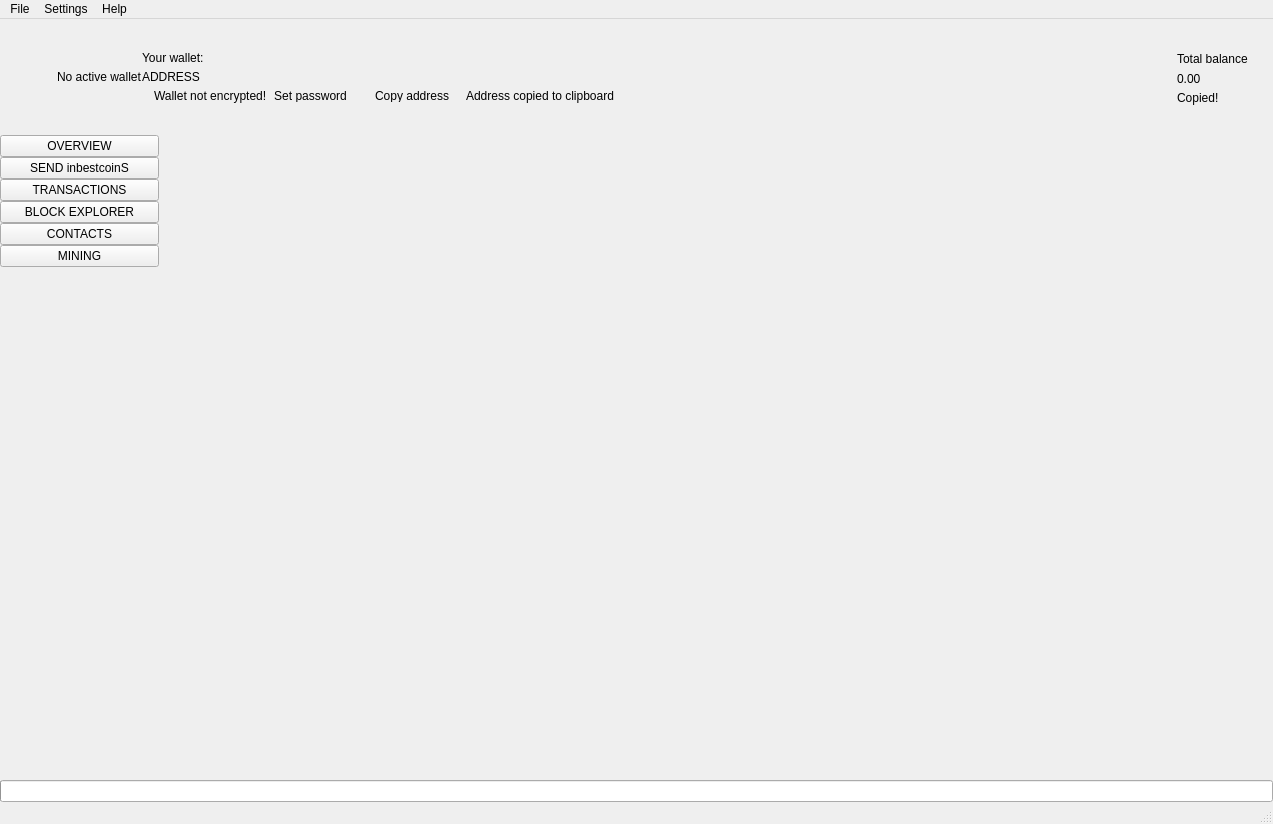
 <widget class="QMainWindow" name="MainWindow">
  <property name="geometry">
   <rect>
    <x>0</x>
    <y>0</y>
    <width>1273</width>
    <height>824</height>
   </rect>
  </property>
  <property name="sizePolicy">
   <sizepolicy hsizetype="Preferred" vsizetype="Preferred">
    <horstretch>0</horstretch>
    <verstretch>0</verstretch>
   </sizepolicy>
  </property>
  <property name="minimumSize">
   <size>
    <width>1260</width>
    <height>600</height>
   </size>
  </property>
  <property name="maximumSize">
   <size>
    <width>16777215</width>
    <height>16777215</height>
   </size>
  </property>
  <property name="windowTitle">
   <string>MainWindow</string>
  </property>
  <property name="windowIcon">
   <iconset>
    <normaloff>:/images/inbestcoin</normaloff>:/images/inbestcoin</iconset>
  </property>
  <widget class="QWidget" name="centralwidget">
   <layout class="QVBoxLayout" name="verticalLayout_2">
    <property name="spacing">
     <number>0</number>
    </property>
    <property name="leftMargin">
     <number>0</number>
    </property>
    <property name="topMargin">
     <number>0</number>
    </property>
    <property name="rightMargin">
     <number>0</number>
    </property>
    <property name="bottomMargin">
     <number>0</number>
    </property>
    <item>
     <widget class="QFrame" name="m_headerFrame">
      <property name="minimumSize">
       <size>
        <width>0</width>
        <height>116</height>
       </size>
      </property>
      <property name="maximumSize">
       <size>
        <width>16777215</width>
        <height>116</height>
       </size>
      </property>
      <property name="frameShape">
       <enum>QFrame::NoFrame</enum>
      </property>
      <property name="frameShadow">
       <enum>QFrame::Raised</enum>
      </property>
      <layout class="QHBoxLayout" name="horizontalLayout_3">
       <property name="spacing">
        <number>0</number>
       </property>
       <property name="leftMargin">
        <number>0</number>
       </property>
       <property name="topMargin">
        <number>0</number>
       </property>
       <property name="rightMargin">
        <number>25</number>
       </property>
       <property name="bottomMargin">
        <number>0</number>
       </property>
       <item>
        <spacer name="horizontalSpacer_2">
         <property name="orientation">
          <enum>Qt::Horizontal</enum>
         </property>
         <property name="sizeType">
          <enum>QSizePolicy::Fixed</enum>
         </property>
         <property name="sizeHint" stdset="0">
          <size>
           <width>30</width>
           <height>20</height>
          </size>
         </property>
        </spacer>
       </item>
       <item>
        <widget class="QLabel" name="m_logoLabel">
         <property name="text">
          <string/>
         </property>
        </widget>
       </item>
       <item>
        <spacer name="horizontalSpacer_5">
         <property name="orientation">
          <enum>Qt::Horizontal</enum>
         </property>
         <property name="sizeType">
          <enum>QSizePolicy::Fixed</enum>
         </property>
         <property name="sizeHint" stdset="0">
          <size>
           <width>20</width>
           <height>20</height>
          </size>
         </property>
        </spacer>
       </item>
       <item>
        <widget class="WalletGui::WalletSmallGrayTextLabel" name="m_noWalletLabel">
         <property name="text">
          <string>No active wallet</string>
         </property>
        </widget>
       </item>
       <item>
        <widget class="QFrame" name="m_walletFrame">
         <property name="frameShape">
          <enum>QFrame::NoFrame</enum>
         </property>
         <property name="frameShadow">
          <enum>QFrame::Raised</enum>
         </property>
         <layout class="QVBoxLayout" name="verticalLayout_3">
          <property name="spacing">
           <number>5</number>
          </property>
          <property name="leftMargin">
           <number>0</number>
          </property>
          <property name="topMargin">
           <number>0</number>
          </property>
          <property name="rightMargin">
           <number>0</number>
          </property>
          <property name="bottomMargin">
           <number>0</number>
          </property>
          <item>
           <spacer name="verticalSpacer_3">
            <property name="orientation">
             <enum>Qt::Vertical</enum>
            </property>
            <property name="sizeType">
             <enum>QSizePolicy::Minimum</enum>
            </property>
            <property name="sizeHint" stdset="0">
             <size>
              <width>20</width>
              <height>40</height>
             </size>
            </property>
           </spacer>
          </item>
          <item>
           <widget class="WalletGui::WalletSmallGrayTextLabel" name="m_walletLabel">
            <property name="text">
             <string>Your wallet:</string>
            </property>
            <property name="indent">
             <number>0</number>
            </property>
           </widget>
          </item>
          <item>
           <widget class="QLabel" name="m_addressLabel">
            <property name="sizePolicy">
             <sizepolicy hsizetype="Preferred" vsizetype="Preferred">
              <horstretch>0</horstretch>
              <verstretch>0</verstretch>
             </sizepolicy>
            </property>
            <property name="cursor">
             <cursorShape>PointingHandCursor</cursorShape>
            </property>
            <property name="toolTip">
             <string>Click to copy</string>
            </property>
            <property name="text">
             <string>ADDRESS</string>
            </property>
            <property name="indent">
             <number>0</number>
            </property>
           </widget>
          </item>
          <item>
           <layout class="QHBoxLayout" name="horizontalLayout_2">
            <property name="spacing">
             <number>0</number>
            </property>
            <item alignment="Qt::AlignTop">
             <widget class="QFrame" name="m_notEncryptedFrame">
              <property name="frameShape">
               <enum>QFrame::NoFrame</enum>
              </property>
              <property name="frameShadow">
               <enum>QFrame::Raised</enum>
              </property>
              <layout class="QHBoxLayout" name="horizontalLayout_4">
               <property name="spacing">
                <number>0</number>
               </property>
               <property name="leftMargin">
                <number>0</number>
               </property>
               <property name="topMargin">
                <number>0</number>
               </property>
               <property name="rightMargin">
                <number>0</number>
               </property>
               <property name="bottomMargin">
                <number>0</number>
               </property>
               <item alignment="Qt::AlignVCenter">
                <widget class="QLabel" name="m_notEncryptedIconLabel">
                 <property name="text">
                  <string/>
                 </property>
                 <property name="pixmap">
                  <pixmap resource="../../resources.qrc">:/icons/lock_open_gray</pixmap>
                 </property>
                 <property name="alignment">
                  <set>Qt::AlignLeading|Qt::AlignLeft|Qt::AlignVCenter</set>
                 </property>
                </widget>
               </item>
               <item>
                <spacer name="horizontalSpacer_11">
                 <property name="orientation">
                  <enum>Qt::Horizontal</enum>
                 </property>
                 <property name="sizeType">
                  <enum>QSizePolicy::Fixed</enum>
                 </property>
                 <property name="sizeHint" stdset="0">
                  <size>
                   <width>5</width>
                   <height>3</height>
                  </size>
                 </property>
                </spacer>
               </item>
               <item alignment="Qt::AlignVCenter">
                <widget class="WalletGui::WalletTinyGrayTextLabel" name="m_notEncryptedTextLabel">
                 <property name="text">
                  <string>Wallet not encrypted!</string>
                 </property>
                 <property name="alignment">
                  <set>Qt::AlignLeading|Qt::AlignLeft|Qt::AlignVCenter</set>
                 </property>
                </widget>
               </item>
               <item>
                <spacer name="horizontalSpacer_9">
                 <property name="orientation">
                  <enum>Qt::Horizontal</enum>
                 </property>
                 <property name="sizeType">
                  <enum>QSizePolicy::Fixed</enum>
                 </property>
                 <property name="sizeHint" stdset="0">
                  <size>
                   <width>3</width>
                   <height>3</height>
                  </size>
                 </property>
                </spacer>
               </item>
               <item alignment="Qt::AlignVCenter">
                <widget class="WalletGui::WalletTinyLinkLikeButton" name="m_encryptButton">
                 <property name="sizePolicy">
                  <sizepolicy hsizetype="Minimum" vsizetype="Minimum">
                   <horstretch>0</horstretch>
                   <verstretch>0</verstretch>
                  </sizepolicy>
                 </property>
                 <property name="minimumSize">
                  <size>
                   <width>0</width>
                   <height>3</height>
                  </size>
                 </property>
                 <property name="cursor">
                  <cursorShape>PointingHandCursor</cursorShape>
                 </property>
                 <property name="text">
                  <string>Set password</string>
                 </property>
                 <property name="flat">
                  <bool>true</bool>
                 </property>
                </widget>
               </item>
               <item>
                <spacer name="horizontalSpacer_10">
                 <property name="orientation">
                  <enum>Qt::Horizontal</enum>
                 </property>
                 <property name="sizeType">
                  <enum>QSizePolicy::Fixed</enum>
                 </property>
                 <property name="sizeHint" stdset="0">
                  <size>
                   <width>20</width>
                   <height>3</height>
                  </size>
                 </property>
                </spacer>
               </item>
              </layout>
             </widget>
            </item>
            <item alignment="Qt::AlignVCenter">
             <widget class="WalletGui::WalletTinyLinkLikeButton" name="m_copyAddressButton">
              <property name="sizePolicy">
               <sizepolicy hsizetype="Minimum" vsizetype="Minimum">
                <horstretch>0</horstretch>
                <verstretch>0</verstretch>
               </sizepolicy>
              </property>
              <property name="minimumSize">
               <size>
                <width>0</width>
                <height>3</height>
               </size>
              </property>
              <property name="cursor">
               <cursorShape>PointingHandCursor</cursorShape>
              </property>
              <property name="focusPolicy">
               <enum>Qt::NoFocus</enum>
              </property>
              <property name="autoFillBackground">
               <bool>true</bool>
              </property>
              <property name="text">
               <string>Copy address</string>
              </property>
              <property name="flat">
               <bool>true</bool>
              </property>
             </widget>
            </item>
            <item>
             <spacer name="horizontalSpacer_7">
              <property name="orientation">
               <enum>Qt::Horizontal</enum>
              </property>
              <property name="sizeType">
               <enum>QSizePolicy::Fixed</enum>
              </property>
              <property name="sizeHint" stdset="0">
               <size>
                <width>13</width>
                <height>3</height>
               </size>
              </property>
             </spacer>
            </item>
            <item alignment="Qt::AlignVCenter">
             <widget class="WalletGui::CopyMagicLabel" name="m_copyAddressLabel">
              <property name="text">
               <string>Address copied to clipboard</string>
              </property>
              <property name="alignment">
               <set>Qt::AlignLeading|Qt::AlignLeft|Qt::AlignVCenter</set>
              </property>
             </widget>
            </item>
            <item>
             <spacer name="horizontalSpacer">
              <property name="orientation">
               <enum>Qt::Horizontal</enum>
              </property>
              <property name="sizeHint" stdset="0">
               <size>
                <width>40</width>
                <height>3</height>
               </size>
              </property>
             </spacer>
            </item>
           </layout>
          </item>
          <item>
           <spacer name="verticalSpacer_2">
            <property name="orientation">
             <enum>Qt::Vertical</enum>
            </property>
            <property name="sizeType">
             <enum>QSizePolicy::Minimum</enum>
            </property>
            <property name="sizeHint" stdset="0">
             <size>
              <width>20</width>
              <height>40</height>
             </size>
            </property>
           </spacer>
          </item>
         </layout>
        </widget>
       </item>
       <item>
        <spacer name="horizontalSpacer_3">
         <property name="orientation">
          <enum>Qt::Horizontal</enum>
         </property>
         <property name="sizeType">
          <enum>QSizePolicy::Expanding</enum>
         </property>
         <property name="sizeHint" stdset="0">
          <size>
           <width>34</width>
           <height>20</height>
          </size>
         </property>
        </spacer>
       </item>
       <item>
        <spacer name="horizontalSpacer_8">
         <property name="orientation">
          <enum>Qt::Horizontal</enum>
         </property>
         <property name="sizeType">
          <enum>QSizePolicy::Fixed</enum>
         </property>
         <property name="sizeHint" stdset="0">
          <size>
           <width>34</width>
           <height>20</height>
          </size>
         </property>
        </spacer>
       </item>
       <item alignment="Qt::AlignRight|Qt::AlignVCenter">
        <widget class="QFrame" name="m_balanceFrame">
         <layout class="QGridLayout" name="gridLayout">
          <property name="leftMargin">
           <number>0</number>
          </property>
          <property name="topMargin">
           <number>30</number>
          </property>
          <property name="rightMargin">
           <number>0</number>
          </property>
          <property name="bottomMargin">
           <number>0</number>
          </property>
          <property name="verticalSpacing">
           <number>3</number>
          </property>
          <item row="0" column="2">
           <layout class="QVBoxLayout" name="verticalLayout_4">
            <item>
             <widget class="QLabel" name="m_balanceTextLabel">
              <property name="text">
               <string>Total balance</string>
              </property>
             </widget>
            </item>
            <item>
             <widget class="QLabel" name="m_balanceLabel">
              <property name="cursor">
               <cursorShape>PointingHandCursor</cursorShape>
              </property>
              <property name="toolTip">
               <string>Click to copy</string>
              </property>
              <property name="text">
               <string>0.00</string>
              </property>
             </widget>
            </item>
           </layout>
          </item>
          <item row="1" column="2">
           <widget class="WalletGui::CopyMagicLabel" name="m_balanceCopyLabel">
            <property name="text">
             <string>Copied!</string>
            </property>
           </widget>
          </item>
          <item row="0" column="1">
           <spacer name="horizontalSpacer_6">
            <property name="orientation">
             <enum>Qt::Horizontal</enum>
            </property>
            <property name="sizeType">
             <enum>QSizePolicy::Fixed</enum>
            </property>
            <property name="sizeHint" stdset="0">
             <size>
              <width>2</width>
              <height>39</height>
             </size>
            </property>
           </spacer>
          </item>
          <item row="2" column="2">
           <spacer name="verticalSpacer_5">
            <property name="orientation">
             <enum>Qt::Vertical</enum>
            </property>
            <property name="sizeType">
             <enum>QSizePolicy::Expanding</enum>
            </property>
            <property name="sizeHint" stdset="0">
             <size>
              <width>20</width>
              <height>50</height>
             </size>
            </property>
           </spacer>
          </item>
          <item row="0" column="0">
           <widget class="QLabel" name="m_balanceIconLabel">
            <property name="text">
             <string/>
            </property>
            <property name="pixmap">
             <pixmap resource="../../resources.qrc">:/icons/total_balance</pixmap>
            </property>
           </widget>
          </item>
         </layout>
        </widget>
       </item>
      </layout>
     </widget>
    </item>
    <item>
     <layout class="QHBoxLayout" name="horizontalLayout" stretch="0,0,0,0,0,0,0,0">
      <property name="spacing">
       <number>0</number>
      </property>
      <item>
       <widget class="QFrame" name="m_toolFrame">
        <property name="frameShape">
         <enum>QFrame::NoFrame</enum>
        </property>
        <property name="frameShadow">
         <enum>QFrame::Plain</enum>
        </property>
        <property name="lineWidth">
         <number>0</number>
        </property>
        <layout class="QVBoxLayout" name="verticalLayout">
         <property name="spacing">
          <number>0</number>
         </property>
         <property name="leftMargin">
          <number>0</number>
         </property>
         <property name="topMargin">
          <number>0</number>
         </property>
         <property name="rightMargin">
          <number>0</number>
         </property>
         <property name="bottomMargin">
          <number>0</number>
         </property>
         <item>
          <widget class="QPushButton" name="m_overviewButton">
           <property name="sizePolicy">
            <sizepolicy hsizetype="Minimum" vsizetype="Fixed">
             <horstretch>0</horstretch>
             <verstretch>0</verstretch>
            </sizepolicy>
           </property>
           <property name="focusPolicy">
            <enum>Qt::NoFocus</enum>
           </property>
           <property name="text">
            <string>OVERVIEW</string>
           </property>
           <property name="checkable">
            <bool>true</bool>
           </property>
           <attribute name="buttonGroup">
            <string notr="true">m_toolButtonGroup</string>
           </attribute>
          </widget>
         </item>
         <item>
          <widget class="QPushButton" name="m_sendButton">
           <property name="sizePolicy">
            <sizepolicy hsizetype="Minimum" vsizetype="Fixed">
             <horstretch>0</horstretch>
             <verstretch>0</verstretch>
            </sizepolicy>
           </property>
           <property name="focusPolicy">
            <enum>Qt::NoFocus</enum>
           </property>
           <property name="text">
            <string>SEND inbestcoinS</string>
           </property>
           <property name="checkable">
            <bool>true</bool>
           </property>
           <attribute name="buttonGroup">
            <string notr="true">m_toolButtonGroup</string>
           </attribute>
          </widget>
         </item>
         <item>
          <widget class="QPushButton" name="m_transactionsButton">
           <property name="sizePolicy">
            <sizepolicy hsizetype="Minimum" vsizetype="Fixed">
             <horstretch>0</horstretch>
             <verstretch>0</verstretch>
            </sizepolicy>
           </property>
           <property name="focusPolicy">
            <enum>Qt::NoFocus</enum>
           </property>
           <property name="text">
            <string>TRANSACTIONS</string>
           </property>
           <property name="checkable">
            <bool>true</bool>
           </property>
           <attribute name="buttonGroup">
            <string notr="true">m_toolButtonGroup</string>
           </attribute>
          </widget>
         </item>
         <item>
          <widget class="QPushButton" name="m_blockExplorerButton">
           <property name="focusPolicy">
            <enum>Qt::NoFocus</enum>
           </property>
           <property name="text">
            <string>BLOCK EXPLORER</string>
           </property>
           <property name="checkable">
            <bool>true</bool>
           </property>
           <attribute name="buttonGroup">
            <string notr="true">m_toolButtonGroup</string>
           </attribute>
          </widget>
         </item>
         <item>
          <widget class="QPushButton" name="m_addressBookButton">
           <property name="sizePolicy">
            <sizepolicy hsizetype="Minimum" vsizetype="Fixed">
             <horstretch>0</horstretch>
             <verstretch>0</verstretch>
            </sizepolicy>
           </property>
           <property name="focusPolicy">
            <enum>Qt::NoFocus</enum>
           </property>
           <property name="text">
            <string>CONTACTS</string>
           </property>
           <property name="checkable">
            <bool>true</bool>
           </property>
           <attribute name="buttonGroup">
            <string notr="true">m_toolButtonGroup</string>
           </attribute>
          </widget>
         </item>
         <item>
          <widget class="QPushButton" name="m_miningButton">
           <property name="focusPolicy">
            <enum>Qt::NoFocus</enum>
           </property>
           <property name="text">
            <string>MINING</string>
           </property>
           <property name="checkable">
            <bool>true</bool>
           </property>
           <attribute name="buttonGroup">
            <string notr="true">m_toolButtonGroup</string>
           </attribute>
          </widget>
         </item>
         <item>
          <spacer name="verticalSpacer">
           <property name="orientation">
            <enum>Qt::Vertical</enum>
           </property>
           <property name="sizeHint" stdset="0">
            <size>
             <width>20</width>
             <height>40</height>
            </size>
           </property>
          </spacer>
         </item>
        </layout>
       </widget>
      </item>
      <item>
       <widget class="WalletGui::OverviewFrame" name="m_overviewFrame">
        <property name="frameShape">
         <enum>QFrame::NoFrame</enum>
        </property>
        <property name="frameShadow">
         <enum>QFrame::Raised</enum>
        </property>
       </widget>
      </item>
      <item>
       <widget class="WalletGui::SendFrame" name="m_sendFrame">
        <property name="frameShape">
         <enum>QFrame::NoFrame</enum>
        </property>
        <property name="frameShadow">
         <enum>QFrame::Raised</enum>
        </property>
       </widget>
      </item>
      <item>
       <widget class="WalletGui::TransactionsFrame" name="m_transactionsFrame">
        <property name="frameShape">
         <enum>QFrame::NoFrame</enum>
        </property>
        <property name="frameShadow">
         <enum>QFrame::Raised</enum>
        </property>
       </widget>
      </item>
      <item>
       <widget class="WalletGui::AddressBookFrame" name="m_addressBookFrame">
        <property name="frameShape">
         <enum>QFrame::NoFrame</enum>
        </property>
        <property name="frameShadow">
         <enum>QFrame::Raised</enum>
        </property>
       </widget>
      </item>
      <item>
       <widget class="WalletGui::NoWalletFrame" name="m_noWalletFrame">
        <property name="frameShape">
         <enum>QFrame::NoFrame</enum>
        </property>
        <property name="frameShadow">
         <enum>QFrame::Raised</enum>
        </property>
       </widget>
      </item>
      <item>
       <widget class="WalletGui::BlockExplorerFrame" name="m_blockExplorerFrame">
        <property name="frameShape">
         <enum>QFrame::NoFrame</enum>
        </property>
        <property name="frameShadow">
         <enum>QFrame::Raised</enum>
        </property>
       </widget>
      </item>
      <item>
       <widget class="WalletGui::MiningFrame" name="m_miningFrame">
        <property name="frameShape">
         <enum>QFrame::NoFrame</enum>
        </property>
        <property name="frameShadow">
         <enum>QFrame::Raised</enum>
        </property>
       </widget>
      </item>
     </layout>
    </item>
    <item>
     <widget class="QProgressBar" name="m_syncProgress">
      <property name="maximum">
       <number>100</number>
      </property>
      <property name="value">
       <number>0</number>
      </property>
      <property name="textVisible">
       <bool>false</bool>
      </property>
     </widget>
    </item>
   </layout>
  </widget>
  <widget class="QMenuBar" name="menubar">
   <property name="geometry">
    <rect>
     <x>0</x>
     <y>0</y>
     <width>1273</width>
     <height>21</height>
    </rect>
   </property>
   <widget class="QMenu" name="menuFile">
    <property name="title">
     <string>File</string>
    </property>
    <addaction name="m_createWalletAction"/>
    <addaction name="m_openWalletAction"/>
    <addaction name="m_recentWalletsAction"/>
    <addaction name="m_backupWalletAction"/>
    <addaction name="m_saveKeysAction"/>
    <addaction name="m_resetAction"/>
    <addaction name="m_importKeyAction"/>
    <addaction name="m_exportKeyAction"/>
    <addaction name="m_exportTrackingKeyAction"/>
    <addaction name="m_exitAction"/>
   </widget>
   <widget class="QMenu" name="menuSettings">
    <property name="title">
     <string>Settings</string>
    </property>
    <widget class="QMenu" name="menuThemes">
     <property name="title">
      <string>Themes</string>
     </property>
    </widget>
    <addaction name="m_encryptWalletAction"/>
    <addaction name="m_changePasswordAction"/>
    <addaction name="m_removePendingTxAction"/>
    <addaction name="separator"/>
    <addaction name="m_autostartAction"/>
    <addaction name="m_minimizeToTrayAction"/>
    <addaction name="m_closeToTrayAction"/>
    <addaction name="separator"/>
    <addaction name="m_preferencesAction"/>
    <addaction name="menuThemes"/>
   </widget>
   <widget class="QMenu" name="menuHelp">
    <property name="title">
     <string>Help</string>
    </property>
    <addaction name="m_communityForumAction"/>
    <addaction name="m_reportIssueAction"/>
    <addaction name="m_aboutinbestcoinAction"/>
    <addaction name="m_aboutQtAction"/>
   </widget>
   <addaction name="menuFile"/>
   <addaction name="menuSettings"/>
   <addaction name="menuHelp"/>
  </widget>
  <widget class="WalletGui::WalletStatusBar" name="statusBar"/>
  <action name="m_exitAction">
   <property name="checkable">
    <bool>false</bool>
   </property>
   <property name="enabled">
    <bool>true</bool>
   </property>
   <property name="text">
    <string>Exit</string>
   </property>
   <property name="shortcut">
    <string>Ctrl+Q</string>
   </property>
  </action>
  <action name="m_createWalletAction">
   <property name="enabled">
    <bool>true</bool>
   </property>
   <property name="text">
    <string>Create wallet</string>
   </property>
  </action>
  <action name="m_openWalletAction">
   <property name="enabled">
    <bool>true</bool>
   </property>
   <property name="text">
    <string>Open wallet</string>
   </property>
  </action>
  <action name="m_encryptWalletAction">
   <property name="enabled">
    <bool>true</bool>
   </property>
   <property name="text">
    <string>Encrypt wallet</string>
   </property>
  </action>
  <action name="m_changePasswordAction">
   <property name="enabled">
    <bool>true</bool>
   </property>
   <property name="text">
    <string>Change password</string>
   </property>
   <property name="toolTip">
    <string>Change password</string>
   </property>
  </action>
  <action name="m_aboutinbestcoinAction">
   <property name="enabled">
    <bool>true</bool>
   </property>
   <property name="text">
    <string>About inbestcoin</string>
   </property>
  </action>
  <action name="m_aboutQtAction">
   <property name="enabled">
    <bool>true</bool>
   </property>
   <property name="text">
    <string>About Qt</string>
   </property>
  </action>
  <action name="m_backupWalletAction">
   <property name="enabled">
    <bool>true</bool>
   </property>
   <property name="text">
    <string>Backup wallet</string>
   </property>
  </action>
  <action name="m_autostartAction">
   <property name="checkable">
    <bool>true</bool>
   </property>
   <property name="text">
    <string>Start on system login</string>
   </property>
  </action>
  <action name="m_minimizeToTrayAction">
   <property name="checkable">
    <bool>true</bool>
   </property>
   <property name="text">
    <string>Minimize to tray</string>
   </property>
  </action>
  <action name="m_closeToTrayAction">
   <property name="checkable">
    <bool>true</bool>
   </property>
   <property name="text">
    <string>Close to tray</string>
   </property>
  </action>
  <action name="m_preferencesAction">
   <property name="text">
    <string>Preferences</string>
   </property>
  </action>
  <action name="m_recentWalletsAction">
   <property name="text">
    <string>Recent wallets</string>
   </property>
  </action>
  <action name="m_exportTrackingKeyAction">
   <property name="text">
    <string>Export tracking key</string>
   </property>
   <property name="toolTip">
    <string>Export tracking key</string>
   </property>
  </action>
  <action name="m_importKeyAction">
   <property name="text">
    <string>Import key</string>
   </property>
   <property name="toolTip">
    <string>Import key</string>
   </property>
  </action>
  <action name="m_communityForumAction">
   <property name="text">
    <string>Join us on Telegram</string>
   </property>
  </action>
  <action name="m_reportIssueAction">
   <property name="text">
    <string>Report an issue</string>
   </property>
  </action>
  <action name="m_resetAction">
   <property name="text">
    <string>Reset wallet</string>
   </property>
  </action>
  <action name="m_saveKeysAction">
   <property name="text">
    <string>Save wallet keys</string>
   </property>
  </action>
  <action name="m_exportKeyAction">
   <property name="text">
    <string>Export key</string>
   </property>
   <property name="toolTip">
    <string>Export key</string>
   </property>
  </action>
  <action name="m_removePendingTxAction">
   <property name="checkable">
    <bool>false</bool>
   </property>
   <property name="text">
    <string>Remove pending TXs</string>
   </property>
  </action>
 </widget>
